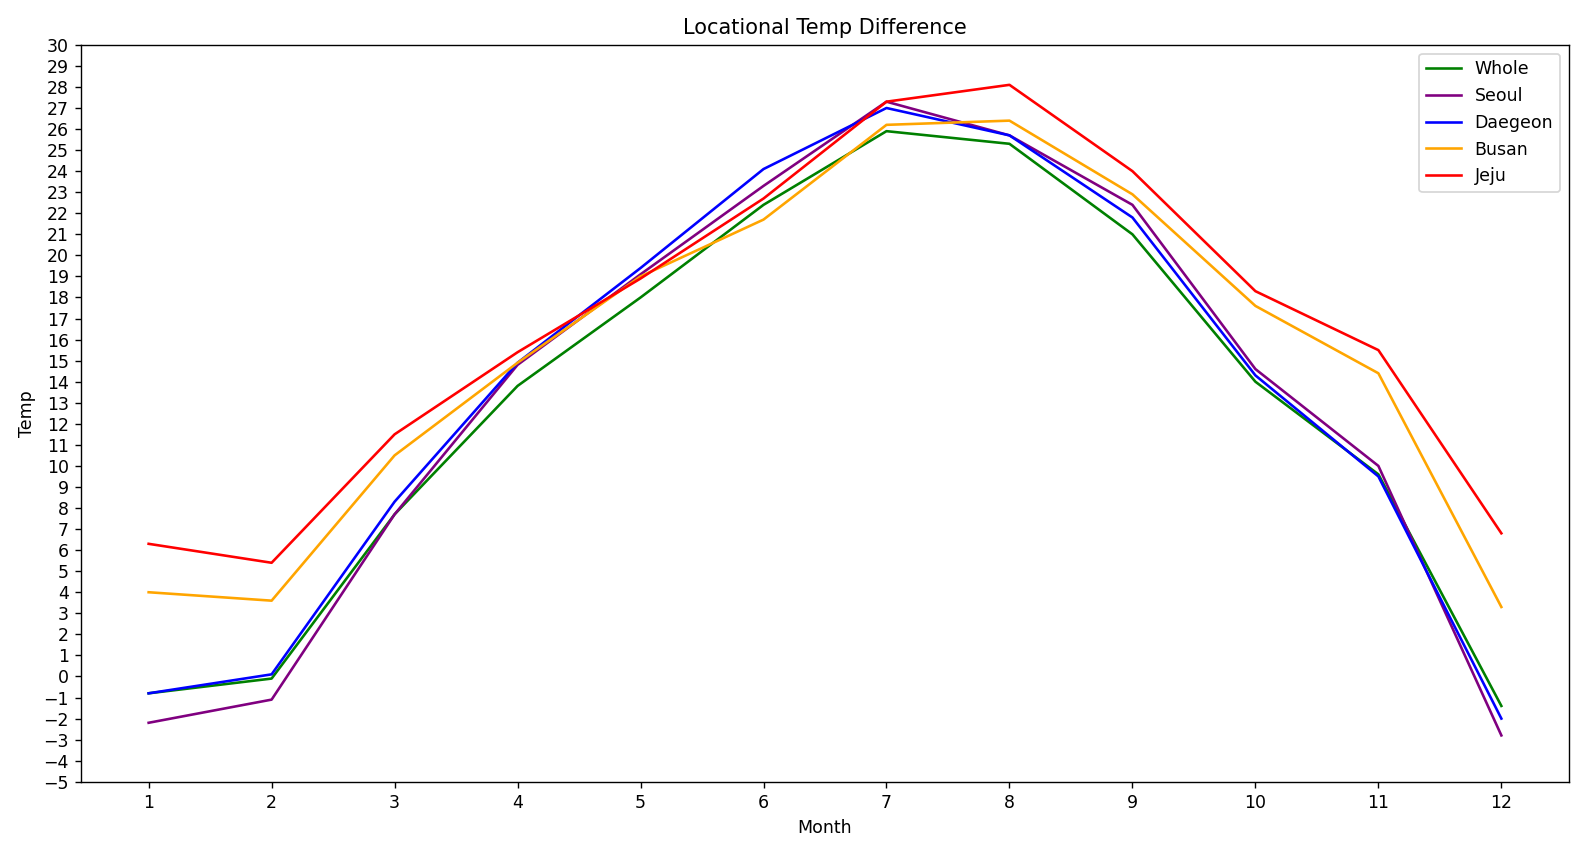

Write Python code to recreate this figure.
import csv
import matplotlib.pyplot as plt


def main():
    whole=[]
    seoul=[]
    daegeon=[]
    busan=[]
    jeju=[]
    
    month = [1,2,3,4,5,6,7,8,9,10,11,12]
    
    f = open('whole.csv','r',encoding='ANSI')
    data = csv.reader(f)
    header = next(data)
    for row in data:
        whole.append(float(row[2]))
    f.close()
    
    f = open('seoul.csv','r',encoding='ANSI')
    data = csv.reader(f)
    header = next(data)
    for row in data:
        seoul.append(float(row[2]))
    f.close()
    
    f = open('daegeon.csv','r',encoding='ANSI')
    data = csv.reader(f)
    header = next(data)
    for row in data:
        daegeon.append(float(row[2]))
    f.close()
    
    f = open('busan.csv','r',encoding='ANSI')
    data = csv.reader(f)
    header = next(data)
    for row in data:
        busan.append(float(row[2]))
    f.close()
    
    f = open('jeju.csv','r',encoding='ANSI')
    data = csv.reader(f)
    header = next(data)
    for row in data:
        jeju.append(float(row[2]))
    f.close()

    plt.title("Locational Temp Difference")
    plt.plot(month, whole, 'g', label="Whole")
    plt.plot(month, seoul, 'purple', label="Seoul")
    plt.plot(month, daegeon, 'b', label="Daegeon")
    plt.plot(month, busan, 'orange', label="Busan")
    plt.plot(month, jeju, 'r', label="Jeju")

    plt.xticks(month)
    plt.yticks(range(-5,31,1))
    plt.legend()
    plt.xlabel("Month")
    plt.ylabel("Temp")
    plt.show()
    
if __name__ == '__main__':
    main()
